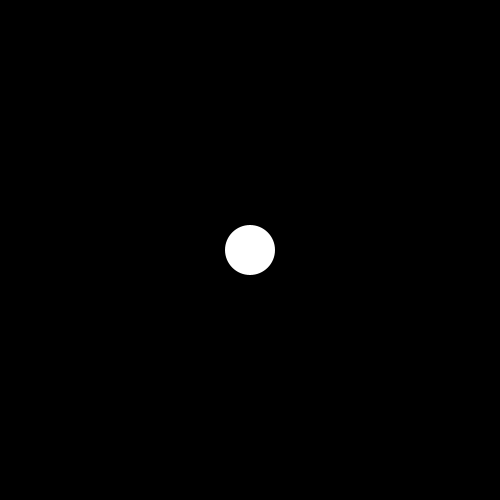
Frame 1 (no input)
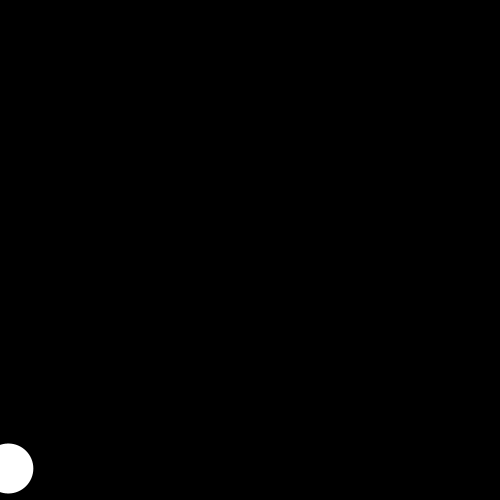
Frame 60 (the mouse pressed at the canvas centre just before this capture)
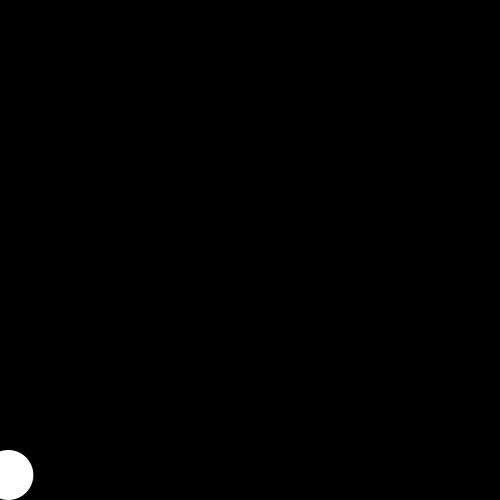
Frame 120 (the mouse held since frame 60 and released just before this capture)

The Processing sketch that drew these frames (run headless with seeded random() and noise(); from frame 60 on, the mouse is pressed at the canvas centre):

// Processing sketch: week7_quiz
// ── week7_quiz.pde
// ! VARIABLES !
float circleW = 50;
float circleH = 50;

PVector pos, vel, grav;

boolean holdingBall;

// ! SETUP FUNCTION !
void setup()
{
  size(500, 500);
  
  pos = new PVector(width/2, height/2);
  vel = new PVector(50, 0);
  grav = new PVector(0, 1);
  
  holdingBall = false;
}

// ! DRAW FUNCTION !
void draw()
{
  // ! CIRCLE VISUALS !
  background(0);
  noStroke();
  ellipse(pos.x, pos.y, circleW, circleH);
  
  // ! CIRCLE BALL FUNCTION !
  pos.add(vel);
  vel.add(grav);
  
  if(height - circleH/2 < pos.y)
  {
    vel.y = vel.y * -0.5;
    pos.y = 475;
  }
  
  if(pos.x > width - circleW/2)
  {
    vel.x = vel.x * -0.5;
  }
  else if(pos.x < circleW/2)
  {
    vel.x = vel.x * -0.5;
  }
}

// ! MOUSEPRESSED FUNCTION !
void mousePressed()
{
  if (mouseX == pos.x && mouseY == pos.y)
  {
    holdingBall = true;
    println("holding ball"); //f
  }
}
